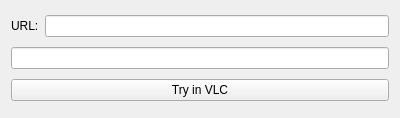
<?xml version="1.0" encoding="UTF-8"?>
<ui version="4.0">
 <class>Form</class>
 <widget class="QWidget" name="Form">
  <property name="geometry">
   <rect>
    <x>0</x>
    <y>0</y>
    <width>400</width>
    <height>118</height>
   </rect>
  </property>
  <property name="windowTitle">
   <string>Form</string>
  </property>
  <layout class="QHBoxLayout" name="horizontalLayout_2">
   <item>
    <layout class="QVBoxLayout" name="verticalLayout">
     <item>
      <layout class="QHBoxLayout" name="horizontalLayout">
       <item>
        <widget class="QLabel" name="label">
         <property name="text">
          <string>URL:</string>
         </property>
        </widget>
       </item>
       <item>
        <widget class="QLineEdit" name="lineEdit"/>
       </item>
      </layout>
     </item>
     <item>
      <widget class="QLineEdit" name="resolvedURL">
       <property name="readOnly">
        <bool>true</bool>
       </property>
      </widget>
     </item>
     <item>
      <widget class="QPushButton" name="pushButton">
       <property name="text">
        <string>Try in VLC</string>
       </property>
      </widget>
     </item>
    </layout>
   </item>
  </layout>
 </widget>
 <resources/>
 <connections/>
</ui>
